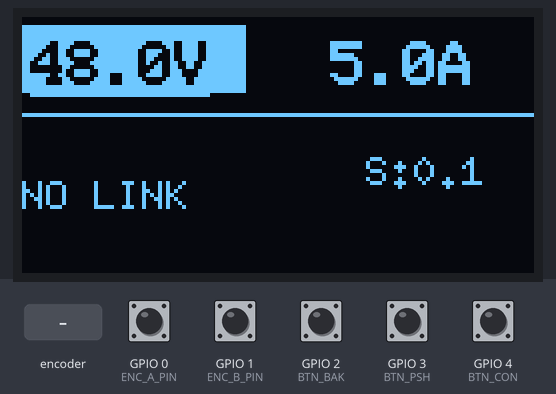
Bench run of a sketch on a simulated ESP32-C3. Shown: 128×64 one-colour display. The inputs (shaded band) are chosen by the test bench; at power-on: GPIO 0 (ENC_A_PIN), GPIO 1 (ENC_B_PIN), GPIO 2 (BTN_BAK), GPIO 3 (BTN_PSH), GPIO 4 (BTN_CON) HIGH. No CAN messages arrive unless stated; EEPROM starts erased; what the sketch prints to the serial monitor is not drawn.

Above: at 1.2 s.
1.3 s: rotary encoder on GPIO 0 (ENC_A_PIN) / GPIO 1 (ENC_B_PIN) turned 1 step (first pin leading)
At 1.98 s:
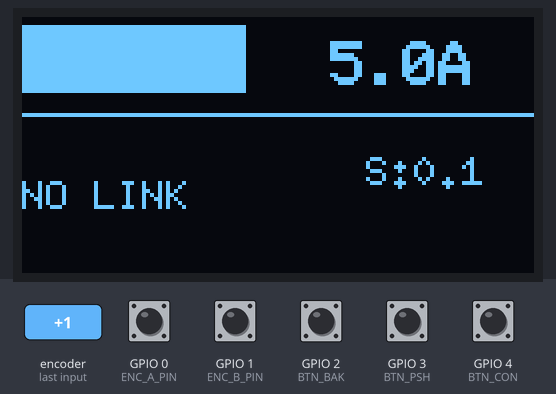
4.5 s: GPIO 4 (BTN_CON) pulled LOW for 0.15 s
At 4.68 s:
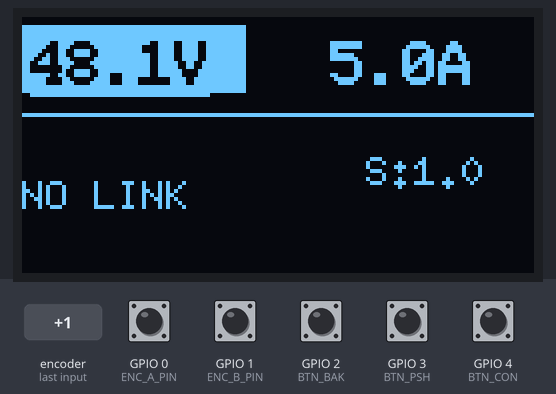
5.2 s: GPIO 3 (BTN_PSH) pulled LOW for 0.15 s
6.8 s: GPIO 2 (BTN_BAK) pulled LOW for 1 s
At 7.69 s:
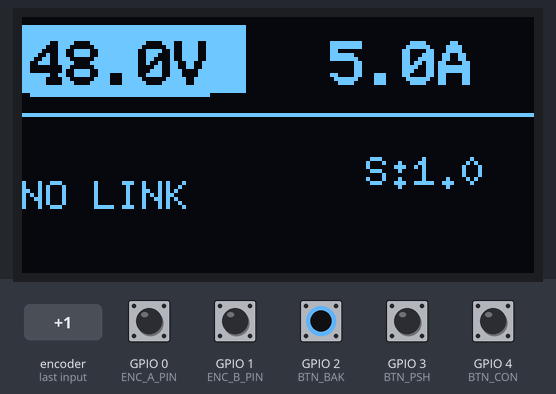
8.4 s: rotary encoder on GPIO 0 (ENC_A_PIN) / GPIO 1 (ENC_B_PIN) turned 1 step (first pin leading)
At 8.74 s:
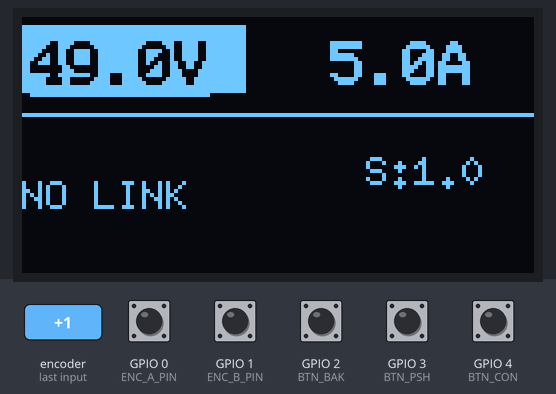
10.1 s: GPIO 4 (BTN_CON) pulled LOW for 1 s
At 10.69 s:
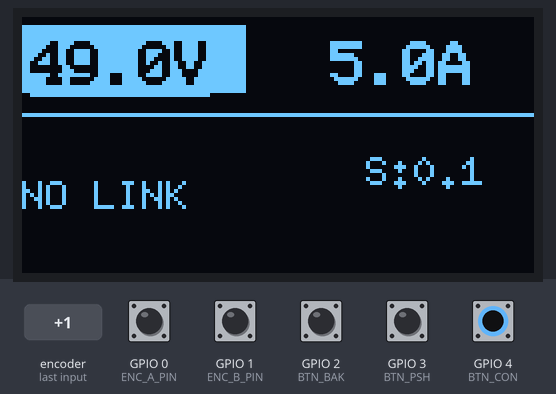
Timing chart, 0 to 12.7 s (numbered marks = the images above; inputs shaded):
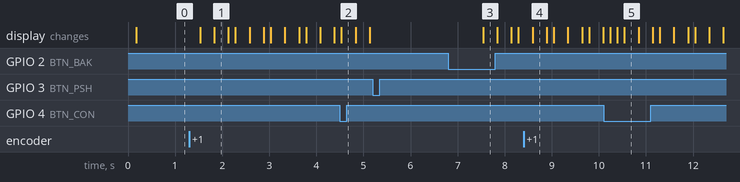

Measured:
- after the input at 1.3 s, the display: first changes after 0.23 s (image 1 shows a later state)
- after the input at 4.5 s, the display: changes at once (image 2)
- after the input at 5.2 s, every drawn part: stays the same
- after the input at 6.8 s, the display: changes after 0.74 s (image 3)
- after the input at 8.4 s, the display: changes after 0.19 s (image 4)
- after the input at 10.1 s, the display: changes after 0.14 s (image 5)

The sketch:

Esp32C3_SuperMini_Can_Display_FP2_Controller.ino
```cpp
#include <Wire.h>
#include <Preferences.h>
#include <U8g2lib.h>
#include <math.h>
#include <stdlib.h>
#include <string.h>
#include "driver/twai.h"

// Піни згідно зі схемою підключення
const gpio_num_t CAN_TX_PIN = GPIO_NUM_7;
const gpio_num_t CAN_RX_PIN = GPIO_NUM_10;

const int I2C_SDA_PIN = 5;
const int I2C_SCL_PIN = 6;

const int ENC_A_PIN = 0; // TRA
const int ENC_B_PIN = 1; // TRB
const int BTN_BAK   = 2; // BAK (strapping pin — не утримувати при старті)
const int BTN_PSH   = 3; // PSH
const int BTN_CON   = 4; // CON

// Межі та безпечні значення
const float V_MIN  = 44.5f;
const float V_MAX  = 57.6f;
const float I_MIN  = 0.1f;
const float I_MAX  = 37.4f;
const float V_SAFE = 48.0f;
const float I_SAFE = 5.0f;

const uint32_t CONFIRM_TIMEOUT_MS = 5000UL; // час очікування підтвердження до відкату
const uint32_t BLINK_PERIOD_MS    = 250UL;  // період миготіння непідтвердженого значення

// Діагностика CAN у Serial Monitor
const bool CAN_LOG_RAW = true;
const uint32_t CAN_DIAG_PERIOD_MS = 2000UL;
uint32_t last_can_diag_ms = 0;

Preferences prefs;
U8G2_SH1106_128X64_NONAME_F_HW_I2C u8g2(U8G2_R0, U8X8_PIN_NONE);

float set_voltage = V_SAFE;
float set_current = I_SAFE;
float last_saved_voltage = V_SAFE;
float last_saved_current = I_SAFE;

// Стан підтвердження змін
bool pending_confirm = false;
bool pending_is_current = false; // false -> змінюється V, true -> змінюється A
float pending_voltage = V_SAFE;
float pending_current = I_SAFE;
uint32_t pending_start_ms = 0;

bool edit_current = false; // false -> V, true -> A
bool fine_step    = true;  // true -> 0.1, false -> 1.0

uint8_t serial_number[6] = {0};
bool serial_ok = false;
bool current_limiting = false;
int temp_inlet = 0;
int temp_outlet = 0;
int voltage_input = 0;
float voltage_output = 0.0f;
float current_output = 0.0f;
uint32_t last_rx_ms = 0;

volatile int16_t raw_steps = 0;
uint8_t prev_ab = 0;
int16_t detent_accum = 0;

float clampAndRound1(float val, float min_v, float max_v) {
  if (val < min_v) val = min_v;
  if (val > max_v) val = max_v;
  return roundf(val * 10.0f) / 10.0f;
}

void saveSettingsNow() {
  if (fabsf(set_voltage - last_saved_voltage) < 0.01f &&
      fabsf(set_current - last_saved_current) < 0.01f) {
    return;
  }

  prefs.putFloat("v_set", set_voltage);
  prefs.putFloat("i_set", set_current);
  last_saved_voltage = set_voltage;
  last_saved_current = set_current;
}

void beginPendingChange(float new_v, float new_i, bool is_current) {
  pending_voltage = clampAndRound1(new_v, V_MIN, V_MAX);
  pending_current = clampAndRound1(new_i, I_MIN, I_MAX);
  pending_is_current = is_current;
  pending_confirm = true;
  pending_start_ms = millis();
}

void confirmPendingChange() {
  if (!pending_confirm) return;
  set_voltage = pending_voltage;
  set_current = pending_current;
  pending_confirm = false;
  saveSettingsNow();
}

void cancelPendingChange() {
  if (!pending_confirm) return;
  pending_voltage = set_voltage;
  pending_current = set_current;
  pending_confirm = false;
}

void servicePendingTimeout() {
  if (!pending_confirm) return;
  if ((millis() - pending_start_ms) >= CONFIRM_TIMEOUT_MS) {
    cancelPendingChange();
  }
}

void loadSettings() {
  prefs.begin("flatpack2", false);
  set_voltage = clampAndRound1(prefs.getFloat("v_set", V_SAFE), V_MIN, V_MAX);
  set_current = clampAndRound1(prefs.getFloat("i_set", I_SAFE), I_MIN, I_MAX);
  pending_voltage = set_voltage;
  pending_current = set_current;
  last_saved_voltage = set_voltage;
  last_saved_current = set_current;
}

void IRAM_ATTR readEncoderISR() {
  static const int8_t qdec_table[16] = {
     0, -1,  1,  0,
     1,  0,  0, -1,
    -1,  0,  0,  1,
     0,  1, -1,  0
  };
  uint8_t ab = (digitalRead(ENC_A_PIN) << 1) | digitalRead(ENC_B_PIN);
  uint8_t idx = (prev_ab << 2) | ab;
  raw_steps += qdec_table[idx];
  prev_ab = ab;
}

void applyStep(int dir) {
  float st = fine_step ? 0.1f : 1.0f;
  float base_v = pending_confirm ? pending_voltage : set_voltage;
  float base_i = pending_confirm ? pending_current : set_current;

  if (edit_current) {
    float next_i = clampAndRound1(base_i + dir * st, I_MIN, I_MAX);
    beginPendingChange(base_v, next_i, true);
  } else {
    float next_v = clampAndRound1(base_v + dir * st, V_MIN, V_MAX);
    beginPendingChange(next_v, base_i, false);
  }
}

void handleEncoder() {
  int16_t delta = 0;
  noInterrupts();
  delta = raw_steps;
  raw_steps = 0;
  interrupts();

  detent_accum += delta;
  // За потреби змініть поріг 4 на 2 під ваш енкодер
  while (detent_accum >= 4) {
    applyStep(1);
    detent_accum -= 4;
  }
  while (detent_accum <= -4) {
    applyStep(-1);
    detent_accum += 4;
  }
}

void handleButtons() {
  const uint32_t debounce_ms = 35;
  const uint32_t bak_hold_ms = 600;
  uint32_t now = millis();

  // PSH: підтвердження зміни (якщо очікує підтвердження) або перемикання V <-> A
  static bool psh_prev = HIGH;
  static uint32_t psh_t = 0;
  bool psh_now = digitalRead(BTN_PSH);
  if (psh_now != psh_prev && (now - psh_t) > debounce_ms) {
    psh_t = now;
    psh_prev = psh_now;
    if (psh_now == LOW) {
      if (pending_confirm) {
        confirmPendingChange();
      } else {
        edit_current = !edit_current;
      }
    }
  }

  // CON: перемикання кроку 0.1 <-> 1.0
  static bool con_prev = HIGH;
  static uint32_t con_t = 0;
  bool con_now = digitalRead(BTN_CON);
  if (con_now != con_prev && (now - con_t) > debounce_ms) {
    con_t = now;
    con_prev = con_now;
    if (con_now == LOW) {
      fine_step = !fine_step;
    }
  }

  // BAK: безпечні уставки 48.0V / 5.0A при утриманні 600 мс (потребують підтвердження PSH)
  static bool bak_prev = HIGH;
  static uint32_t bak_down_t = 0;
  static bool bak_fired = false;
  bool bak_now = digitalRead(BTN_BAK);
  if (bak_now == LOW) {
    if (bak_prev == HIGH) {
      bak_down_t = now;
      bak_fired = false;
    } else if (!bak_fired && (now - bak_down_t) >= bak_hold_ms) {
      bak_fired = true;
      edit_current = false;
      beginPendingChange(V_SAFE, I_SAFE, false);
    }
  }
  bak_prev = bak_now;
}

void logCanFrame(const char* dir, uint32_t ext_id, const uint8_t* data, uint8_t len) {
  if (!CAN_LOG_RAW) return;
  Serial.printf("[CAN %s] ID=0x%08lX DLC=%u DATA=", dir, (unsigned long)ext_id, len);
  for (uint8_t i = 0; i < len && i < 8; i++) {
    Serial.printf("%02X%s", data[i], (i < len - 1 && i < 7) ? " " : "");
  }
  Serial.println();
}

void logCanDiagnostics() {
  uint32_t now = millis();
  if ((now - last_can_diag_ms) < CAN_DIAG_PERIOD_MS) return;
  last_can_diag_ms = now;

  twai_status_info_t status;
  esp_err_t st_err = twai_get_status_info(&status);

  bool link = (last_rx_ms != 0) && ((now - last_rx_ms) < 3000UL);
  Serial.printf("[CAN DIAG] link=%s serial_ok=%s age_rx=%lu ms ",
                link ? "OK" : "NO_LINK",
                serial_ok ? "YES" : "NO",
                last_rx_ms ? (unsigned long)(now - last_rx_ms) : 0UL);

  if (serial_ok) {
    Serial.printf("SN=%02X%02X%02X%02X%02X%02X ",
                  serial_number[0], serial_number[1], serial_number[2],
                  serial_number[3], serial_number[4], serial_number[5]);
  }

  if (st_err == ESP_OK) {
    Serial.printf("state=%d tx_err=%lu rx_err=%lu rx_miss=%lu arb_lost=%lu bus_err=%lu",
                  (int)status.state,
                  (unsigned long)status.tx_error_counter,
                  (unsigned long)status.rx_error_counter,
                  (unsigned long)status.rx_missed_count,
                  (unsigned long)status.arb_lost_count,
                  (unsigned long)status.bus_error_count);
  }
  Serial.println();
}

bool initCanTwai() {
  twai_general_config_t g_config = TWAI_GENERAL_CONFIG_DEFAULT(CAN_TX_PIN, CAN_RX_PIN, TWAI_MODE_NORMAL);
  g_config.rx_queue_len = 32;
  g_config.tx_queue_len = 16;

  twai_timing_config_t t_config = TWAI_TIMING_CONFIG_125KBITS();
  twai_filter_config_t f_config = TWAI_FILTER_CONFIG_ACCEPT_ALL();

  esp_err_t err = twai_driver_install(&g_config, &t_config, &f_config);
  if (err != ESP_OK) {
    Serial.printf("[CAN ERR] twai_driver_install failed: %d\n", (int)err);
    return false;
  }
  err = twai_start();
  if (err != ESP_OK) {
    Serial.printf("[CAN ERR] twai_start failed: %d\n", (int)err);
    return false;
  }
  Serial.println("[CAN OK] TWAI started at 125 kbps (TX=GPIO7, RX=GPIO10)");
  return true;
}

void processCanRx() {
  twai_message_t msg;
  while (twai_receive(&msg, 0) == ESP_OK) {
    if (!msg.extd) continue; // потрібен Extended ID
    uint32_t ext_id = msg.identifier & 0x1FFFFFFFUL;
    const uint8_t* buf = msg.data;
    uint8_t len = msg.data_length_code;

    logCanFrame("RX", ext_id, buf, len);

    // Welcome-кадр: маска 0x1FFF0000 на 0x05000000, серійник у байтах 1..6
    if ((ext_id & 0x1FFF0000UL) == 0x05000000UL && len >= 7) {
      bool first_time = !serial_ok;
      for (int i = 0; i < 6; i++) serial_number[i] = buf[i + 1];
      serial_ok = true;
      if (first_time) {
        Serial.printf("[CAN INFO] Welcome SN: %02X%02X%02X%02X%02X%02X\n",
                      serial_number[0], serial_number[1], serial_number[2],
                      serial_number[3], serial_number[4], serial_number[5]);
      }
    }
    // Статус модуля (0x05014004 — CV, 0x05014008 — CC)
    else if ((ext_id == 0x05014004UL || ext_id == 0x05014008UL) && len >= 8) {
      current_limiting = (ext_id == 0x05014008UL);
      temp_inlet     = buf[0];
      current_output = (256 * buf[2] + buf[1]) / 10.0f;
      if (current_output > 100.0f) current_output = 0.0f;
      voltage_output = (256 * buf[4] + buf[3]) / 100.0f;
      voltage_input  = 256 * buf[6] + buf[5];
      temp_outlet    = buf[7];
      last_rx_ms     = millis();
    }
  }
}

void sendCanFrame(uint32_t ext_id, const uint8_t data[8]) {
  twai_message_t msg = {};
  msg.identifier = ext_id;
  msg.extd = 1;
  msg.rtr = 0;
  msg.data_length_code = 8;
  memcpy(msg.data, data, 8);

  esp_err_t res = twai_transmit(&msg, pdMS_TO_TICKS(10));
  if (res == ESP_OK) {
    logCanFrame("TX", ext_id, data, 8);
  } else {
    Serial.printf("[CAN TX ERR] ID=0x%08lX err=%d\n", (unsigned long)ext_id, (int)res);
  }
}

void sendCanTx() {
  if (!serial_ok) {
    if (CAN_LOG_RAW) {
      Serial.println("[CAN TX SKIP] Waiting for welcome frame (0x0500xxxx)");
    }
    return;
  }

  uint8_t login_data[8] = {
    serial_number[0], serial_number[1], serial_number[2],
    serial_number[3], serial_number[4], serial_number[5],
    0x00, 0x00
  };
  sendCanFrame(0x05004804UL, login_data);

  uint16_t i10  = (uint16_t)lroundf(set_current * 10.0f);
  uint16_t u100 = (uint16_t)lroundf(set_voltage * 100.0f);
  uint8_t set_data[8] = {
    (uint8_t)(i10 & 0xFF),  (uint8_t)(i10 >> 8),
    (uint8_t)(u100 & 0xFF), (uint8_t)(u100 >> 8),
    (uint8_t)(u100 & 0xFF), (uint8_t)(u100 >> 8),
    0x3E, 0x17
  };
  sendCanFrame(0x05FF4004UL, set_data);
}

void drawDisplay() {
  uint32_t now = millis();
  bool link = (last_rx_ms != 0) && ((now - last_rx_ms) < 3000UL);
  bool blink_on = ((now / BLINK_PERIOD_MS) % 2UL) == 0UL;

  float disp_v = pending_confirm ? pending_voltage : set_voltage;
  float disp_i = pending_confirm ? pending_current : set_current;

  bool v_blink_hide = pending_confirm && !pending_is_current && !blink_on;
  bool i_blink_hide = pending_confirm && pending_is_current && !blink_on;

  char buf_v[10];
  char buf_a[10];
  char line[36];

  dtostrf(disp_v, 4, 1, buf_v);
  dtostrf(disp_i, 4, 1, buf_a);

  u8g2.clearBuffer();
  u8g2.setDrawColor(1);

  // Верхній ряд уставок: активний параметр виділений інверсією, цифри на фіксованих місцях
  u8g2.setFont(u8g2_font_profont17_mr);

  // Напруга (V)
  snprintf(line, sizeof(line), "%sV", buf_v);
  if (!edit_current) {
    u8g2.drawBox(0, 2, 56, 17);
    if (!v_blink_hide) {
      u8g2.setDrawColor(0);
      u8g2.drawStr(2, 17, line);
      u8g2.setDrawColor(1);
    }
  } else if (!v_blink_hide) {
    u8g2.drawStr(2, 17, line);
  }

  // Струм (A)
  snprintf(line, sizeof(line), "%sA", buf_a);
  if (edit_current) {
    u8g2.drawBox(66, 2, 56, 17);
    if (!i_blink_hide) {
      u8g2.setDrawColor(0);
      u8g2.drawStr(68, 17, line);
      u8g2.setDrawColor(1);
    }
  } else if (!i_blink_hide) {
    u8g2.drawStr(68, 17, line);
  }

  // Роздільна лінія
  u8g2.drawHLine(0, 24, 128);

  // Нижня зона
  u8g2.setFont(u8g2_font_6x10_mr);

  // Правий нижній блок: лише крок
  snprintf(line, sizeof(line), "S:%s", fine_step ? "0.1" : "1.0");
  u8g2.drawStr(86, 42, line);

  // Лівий нижній блок: стан CAN або телеметрія
  if (!link) {
    u8g2.drawStr(0, 48, "NO LINK");
  } else {
    snprintf(line, sizeof(line), "%s IN:%3dV",
             current_limiting ? "CC" : "CV",
             voltage_input);
    u8g2.drawStr(0, 42, line);

    snprintf(line, sizeof(line), "%.1fV %.1fA",
             voltage_output, current_output);
    u8g2.drawStr(0, 56, line);
  }

  u8g2.sendBuffer();
}

void setup() {
  Serial.begin(115200);
  uint32_t s_start = millis();
  while (!Serial && (millis() - s_start < 1500UL)) {
    delay(10);
  }
  Serial.println("\n[BOOT] Flatpack2 ESP32-C3 controller starting...");

  pinMode(ENC_A_PIN, INPUT_PULLUP);
  pinMode(ENC_B_PIN, INPUT_PULLUP);
  pinMode(BTN_PSH, INPUT_PULLUP);
  pinMode(BTN_CON, INPUT_PULLUP);
  pinMode(BTN_BAK, INPUT_PULLUP);

  loadSettings();
  Serial.printf("[CFG] Loaded V=%.1fV, I=%.1fA\n", set_voltage, set_current);

  prev_ab = (digitalRead(ENC_A_PIN) << 1) | digitalRead(ENC_B_PIN);
  attachInterrupt(digitalPinToInterrupt(ENC_A_PIN), readEncoderISR, CHANGE);
  attachInterrupt(digitalPinToInterrupt(ENC_B_PIN), readEncoderISR, CHANGE);

  Wire.begin(I2C_SDA_PIN, I2C_SCL_PIN, 200000);
  u8g2.begin();

  initCanTwai();
}

void loop() {
  handleEncoder();
  handleButtons();
  servicePendingTimeout();
  processCanRx();
  logCanDiagnostics();

  static uint32_t last_tx = 0;
  if (millis() - last_tx >= 1000UL) {
    last_tx = millis();
    sendCanTx();
  }

  static uint32_t last_disp = 0;
  if (millis() - last_disp >= 150UL) {
    last_disp = millis();
    drawDisplay();
  }
}
```
